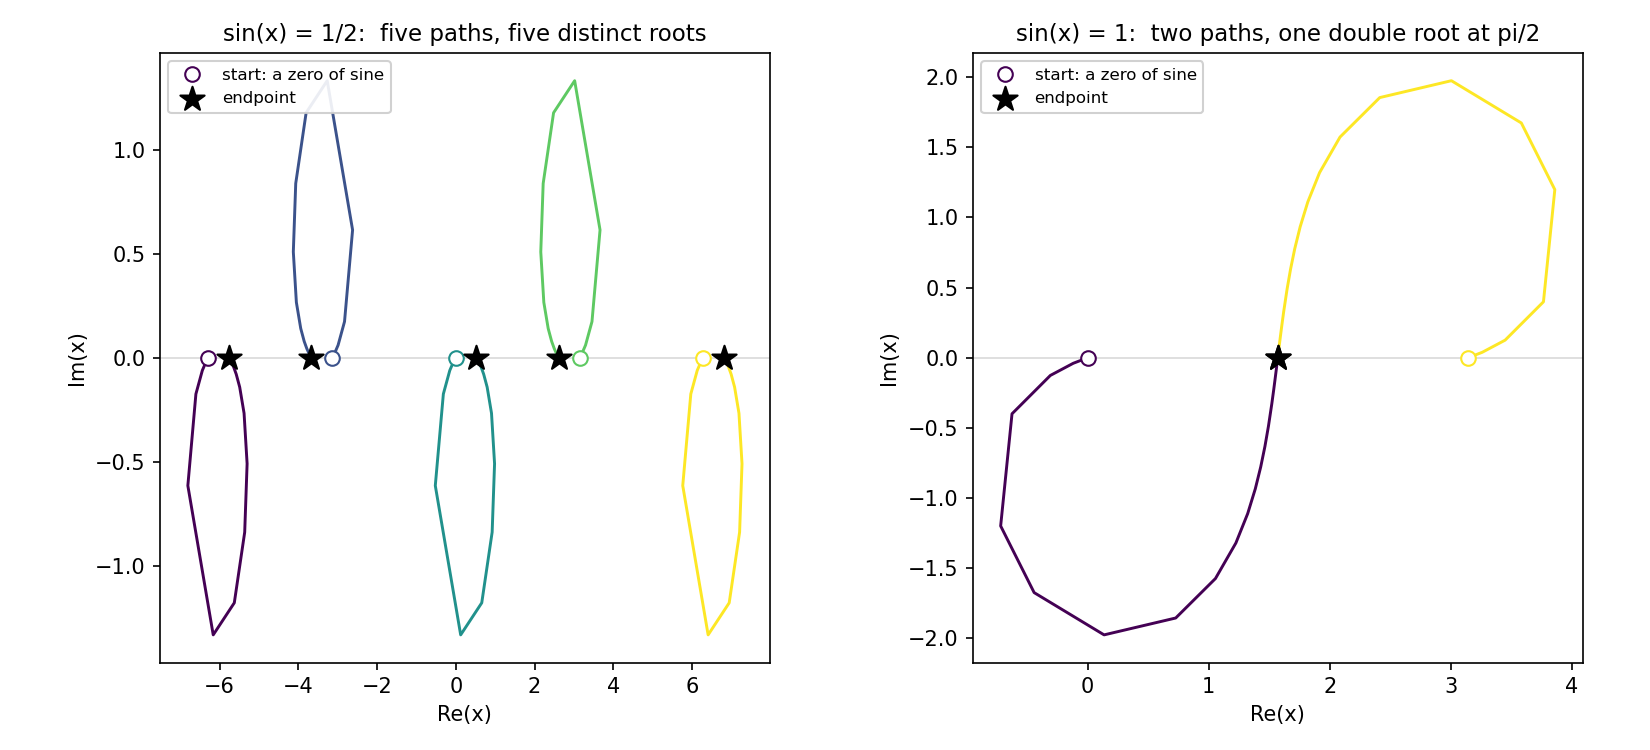

Source code (Python):
# This file is part of Bertini 2.
#
# tracking_analytic.py is free software: you can redistribute it and/or modify
# it under the terms of the GNU General Public License as published by
# the Free Software Foundation, either version 3 of the License, or
# (at your option) any later version.
#
# tracking_analytic.py is distributed in the hope that it will be useful,
# but WITHOUT ANY WARRANTY; without even the implied warranty of
# MERCHANTABILITY or FITNESS FOR A PARTICULAR PURPOSE.  See the
# GNU General Public License for more details.
#
# You should have received a copy of the GNU General Public License
# along with tracking_analytic.py.  If not, see <http://www.gnu.org/licenses/>.
#
#  Copyright(C) Bertini2 Development Team
#
#  See <http://www.gnu.org/licenses/> for a copy of the license,
#  as well as COPYING.  Bertini2 is provided with permitted
#  additional terms in the b2/licenses/ directory.

"""The tutorial's runnable source, and the regenerator for its figure.

Tracks a homotopy whose functions are not polynomials -- sine -- and draws the paths in the
complex plane.  Two frames, side by side: five paths landing on distinct roots of
``sin(x) = 1/2``, and two paths colliding at a branch point of ``sin(x) = 1``.

Nothing here is random.  gamma is the exact rational point ``(-24 + 7i)/25`` on the unit
circle, and the start points are exact, so the picture is the same every time.

Run:  python tracking_analytic.py
      (or via tools/refresh_doc_artifacts.py --plots --only tracking_analytic)
"""

import os

import matplotlib
matplotlib.use('Agg')            # headless: no display needed
import matplotlib.pyplot as plt

import numpy as np

import bertini
from bertini import SolutionPathCollector

_OUT = os.path.dirname(os.path.abspath(__file__))

PI_50 = '3.14159265358979323846264338327950288419716939937511'


def sine_homotopy(right_hand_side):
    """H = (1-t)*(sin(x) - c) + gamma*t*sin(x), and the target system it ends at.

    At t = 1 the homotopy is gamma*sin(x), whose roots are the integer multiples of pi.  At
    t = 0 it is the target, sin(x) = c.
    """
    x = bertini.Variable('x')

    target = bertini.System()
    target.add_variable_group(bertini.VariableGroup([x]))
    target.add_function(bertini.symbolics.sin(x) - bertini.coefficient(right_hand_side))

    start = bertini.System()
    start.add_variable_group(bertini.VariableGroup([x]))
    start.add_function(bertini.symbolics.sin(x))

    gamma = bertini.coefficient('-24/25') + bertini.I * bertini.coefficient('7/25')
    return bertini.system.make_homotopy(target, start, gamma=gamma), target


def zeros_of_sine(multiples):
    """Start points: the roots of sin(x) = 0 you choose to chase, as k*pi."""
    points = []
    for k in multiples:
        value = bertini.multiprec.real_mp(PI_50) * k
        points.append(np.array([bertini.multiprec.complex_mp(value)]))
    return points


def track(right_hand_side, multiples, mptype='multiple'):
    """Track the chosen start points, collecting every path.  Returns (solver, collector)."""
    homotopy, target = sine_homotopy(right_hand_side)
    solver = bertini.HomotopySolver(homotopy, zeros_of_sine(multiples), target, mptype=mptype)

    collector = SolutionPathCollector()
    solver.add_observer(collector)
    solver.solve()
    return solver, collector


def _affine(points):
    """The affine x-coordinate of a recorded path.  These systems are never homogenized, so the
    recorded points are already affine; the check keeps the helper honest if that changes."""
    return points[:, 0] if points.shape[1] == 1 else points[:, 1] / points[:, 0]


def _draw(ax, collector, solver, title):
    cmap = plt.get_cmap('viridis')
    series = collector.series
    for index, path in enumerate(series):
        x_of_t = _affine(path.points())
        color = cmap(index / max(len(series) - 1, 1))
        ax.plot(x_of_t.real, x_of_t.imag, '-', color=color, lw=1.4)
        ax.plot(x_of_t.real[0], x_of_t.imag[0], 'o', color=color, ms=7, mfc='white', zorder=4,
                label='start: a zero of sine' if index == 0 else None)

    ends = [complex(s[0]) for s in solver.all_solutions() if len(s)]
    ax.scatter([e.real for e in ends], [e.imag for e in ends],
               c='k', marker='*', s=150, zorder=5, label='endpoint')

    ax.axhline(0, color='0.85', lw=0.8, zorder=0)     # the real axis, where both ends live
    ax.set_title(title, fontsize=11)
    ax.set_xlabel('Re(x)')
    ax.set_ylabel('Im(x)')
    ax.legend(loc='upper left', fontsize=8, framealpha=0.9)


def plot():
    """Draw both frames and write the figure beside this file."""
    spread_solver, spread_paths = track('1/2', (-2, -1, 0, 1, 2))
    collide_solver, collide_paths = track(1, (0, 1))

    fig, axes = plt.subplots(1, 2, figsize=(11, 5))

    _draw(axes[0], spread_paths, spread_solver,
          'sin(x) = 1/2:  five paths, five distinct roots')
    _draw(axes[1], collide_paths, collide_solver,
          'sin(x) = 1:  two paths, one double root at pi/2')

    for ax in axes:
        ax.set_box_aspect(1)

    fig.tight_layout()
    fig.savefig(os.path.join(_OUT, 'tracking_analytic.svg'))
    fig.savefig(os.path.join(_OUT, 'tracking_analytic.png'), dpi=150)
    print('wrote tracking_analytic.svg and .png to', _OUT)


def report():
    """Print what the tutorial asserts, for anyone running this file directly."""
    solver, _ = track('1/2', (-2, -1, 0, 1, 2))
    ends = sorted(complex(s[0]).real for s in solver.all_solutions() if len(s))
    print('sin(x) = 1/2 endpoints:', [round(e, 12) for e in ends])
    print('arcsin(1/2)           :', round(float(np.arcsin(0.5)), 12))

    solver, _ = track(1, (0, 1))
    print('sin(x) = 1 cycle numbers:', [m.cycle_num for m in solver.solution_metadata()])
    print('pi/2                    :', round(float(np.pi / 2), 12))


if __name__ == '__main__':
    bertini.recording(False)          # a doc figure is not a run worth archiving
    bertini.default_precision(60)
    report()
    plot()
